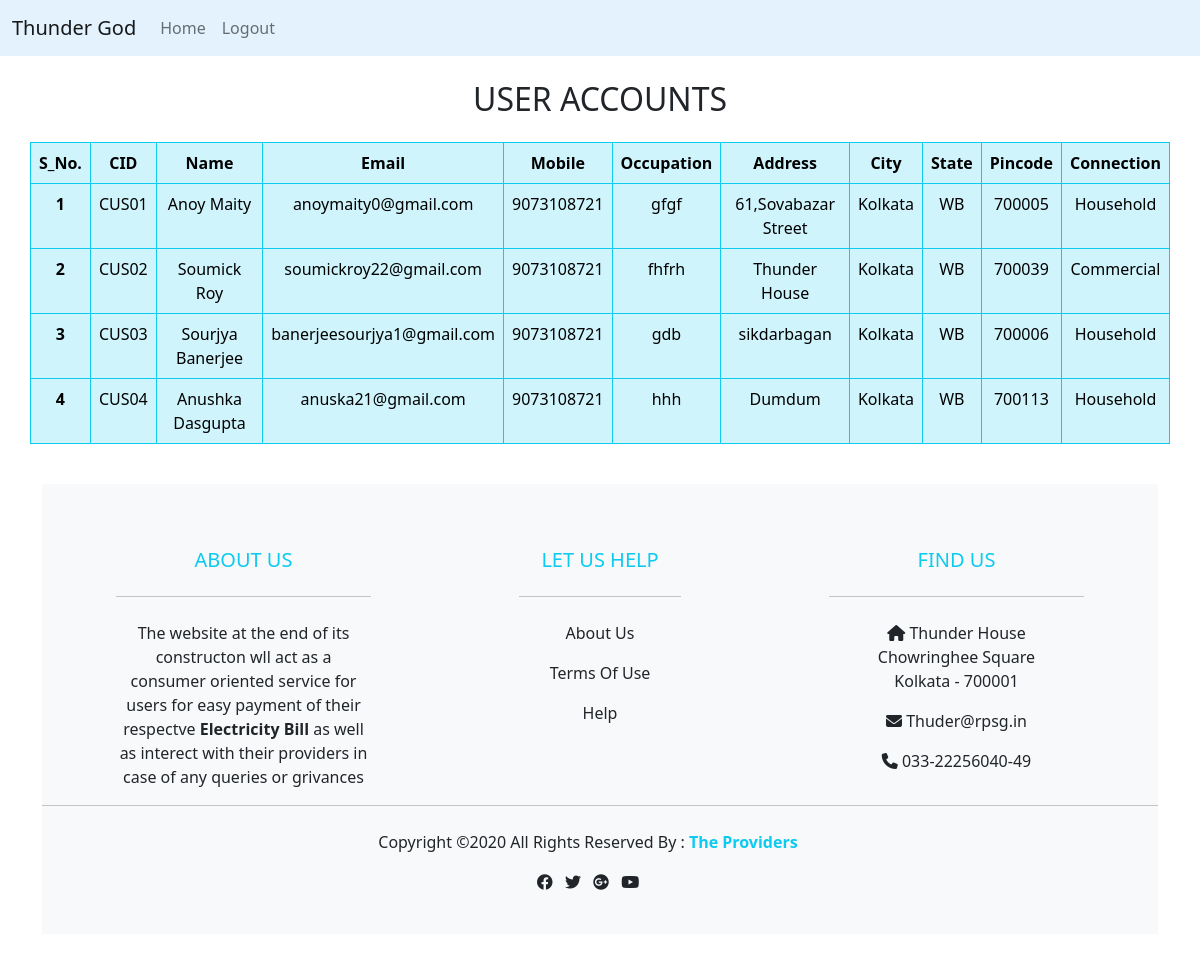
The page /admin/user.php (signed in) on the database its author committed.
### tables this page shows
CREATE TABLE `users` (
  `sno` int(100) NOT NULL,
  `cid` varchar(100) NOT NULL,
  `cname` varchar(100) NOT NULL,
  `email` varchar(100) NOT NULL,
  `phno` varchar(100) NOT NULL,
  `occupation` varchar(100) NOT NULL,
  `address` varchar(100) NOT NULL,
  `city` varchar(100) NOT NULL,
  `state` varchar(100) NOT NULL,
  `pincode` varchar(100) NOT NULL,
  `connection` varchar(100) NOT NULL,
  `password` varchar(255) NOT NULL,
  `datetime` timestamp(5) NOT NULL DEFAULT current_timestamp(5) ON UPDATE current_timestamp(5)
);

### admin/user.php (the view, shortened to what this page needs)
<?php
include '../Database/db.php';
?>
<!DOCTYPE html>
<html lang="en">
<head>
    <link href="https://cdn.jsdelivr.net/npm/bootstrap@5.2.0/dist/css/bootstrap.min.css" rel="stylesheet">
    <link rel="stylesheet" href="https://cdnjs.cloudflare.com/ajax/libs/font-awesome/6.1.2/css/all.min.css" />
</head>
<body>
<nav class="navbar navbar-expand-lg navbar-light" style="background-color: #e3f2fd;">
  <div class="container-fluid">
    <a class="navbar-brand" href="../index.php">Thunder God</a>
    <div class="collapse navbar-collapse" id="navbarNav">
      <ul class="navbar-nav">
        <li class="nav-item">
          <a class="nav-link" href="../index.php">Home</a>
        </li>
        <li class="nav-item">
          <a class="nav-link" href="logout.php">Logout</a>
        </li>
      </ul>
    </div>
  </div>
</nav>
    <div class="container my-4">
    <div class="text-center my-4">
    <h2>USER ACCOUNTS</h2>
    </div>
    <div class="row d-flex justify-content-center">
        <table class="table table-bordered table-info border-info">
      <thead>
        <tr class="text-center">
          <th scope="col">S_No.</th>
          <th scope="col">CID</th>
          <th scope="col">Name</th>
          <th scope="col">Email</th>
          <th scope="col">Mobile</th>
          <th scope="col">Occupation</th>
          <th scope="col">Address</th>
          <th scope="col">City</th>
          <th scope="col">State</th>
          <th scope="col">Pincode</th>
          <th scope="col">Connection</th>
        </tr>
      </thead>
      <?php
      $sql ="select * from `users`";
      $result = mysqli_query($con,$sql);
      if($result){
        $no=1;
        while($row= mysqli_fetch_assoc($result)){
            $cid= $row['cid'];
            $name= $row['cname'];
            $email= $row['email'];
            $mobile= $row['phno'];
            $occu= $row['occupation'];
            $address= $row['address'];
            $city= $row['city'];
            $state= $row['state'];
            $Pincode= $row['pincode'];
            $connection= $row['connection'];
            echo '<tr class="text-center">
            <th scope="row">'.$no.'</th>
            <td>'.$cid.'</td>
            <td>'.$name.'</td>
            <td>'.$email.'</td>
            <td>'.$mobile.'</td>
            <td>'.$occu.'</td>
            <td>'.$address.'</td>
            <td>'.$city.'</td>
            <td>'.$state.'</td>
            <td>'.$Pincode.'</td>
            <td>'.$connection.'</td>
        </tr>';
        $no ++;
        }
      }
      ?>
    </div>
    </div>
    <br>
    <footer class="bg-light text-dark pt-5 pb-4">
        <div class="container text-center text-md-left">
            <div class="row text-center text-md-left">
                <div class="col-md-3 col-lg-3 col-xl-3 mx-auto mt-3">
                    <h5 class="text-uppercase mb-4 font-weight-bold text-info">About Us</h5>
                    <hr class="mb-4">
                    <p>The website at the end of its constructon wll act as a consumer oriented service for users for easy payment of their respectve <strong>Electricity Bill</strong> as well as interect with their providers in case of any queries or grivances</p>
                </div>
                <div class="col-md-2 col-lg-2 col-xl-2 mx-auto mt-3">
                    <h5 class="text-uppercase mb-4 font-weight-bold text-info">Let Us Help</h5>
                    <hr class="mb-4">
                    <p>
                        <a href="#" class="text-dark" style="text-decoration:none">About Us</a>
                    </p>
                    <p>
                    <a href="#" class="text-dark" style="text-decoration:none">Terms Of Use</a>
                    </p>
                    <p>
                    <a href="#" class="text-dark" style="text-decoration:none">Help</a>
                    </p>
                </div>
                <div class="col-md-3 col-lg-3 col-xl-3 mx-auto mt-3">
                    <h5 class="text-uppercase mb-4 font-weight-bold text-info">Find Us</h5>
                    <hr class="mb-4">
                    <p>
                        <li class="fas fa-home mr-3"></li> Thunder House <br> Chowringhee Square <br> Kolkata - 700001
                    </p>
                    <p>
                    <li class="fas fa-envelope mr-3"></li> Thuder@rpsg.in
                    </p>
                    <p>
                    <li class="fas fa-phone mr-3"></li> 033-22256040-49
                    </p>
                </div>
                <hr  class="mb-4">
                <div class="row d-flex justify-content-center">
                    <div>
                        <p>
                            Copyright &copy;2020 All Rights Reserved By :
                            <a href="#" style="text-decoration:none;">
                                <strong class="text-info">The Providers</strong>
                            </a>
                        </p>
                    </div>
                </div>
                <div class="row d-flex justify-content-center">
                    <div class="text-center">
                        <ul class="list-unstyled list-inline">
                            <li class="list-inline-item">
                                <a href="#" class="text-dark"><i class="fab fa-facebook"></i></a>
                            </li>
                            <li class="list-inline-item">
                                <a href="#" class="text-dark"><i class="fab fa-twitter"></i></a>
                            </li>
                            <li class="list-inline-item">
                                <a href="#" class="text-dark"><i class="fab fa-google-plus"></i></a>
                            </li>
                            <li class="list-inline-item">
                                <a href="#" class="text-dark"><i class="fab fa-youtube"></i></a>
                            </li>
                        </ul>
                    </div>
                </div>
            </div>
        </div>
</footer>
</body>
</html>

### rows shown on the page
users: cid "CUS01", cname "Anoy Maity", email "anoymaity0@gmail.com", phno "9073108721", occupation "gfgf", address "61,Sovabazar Street", city "Kolkata", state "WB", pincode "700005", connection "Household"
users: cid "CUS02", cname "Soumick Roy", email "soumickroy22@gmail.com", phno "9073108721", occupation "fhfrh", address "Thunder House", city "Kolkata", state "WB", pincode "700039", connection "Commercial"
users: cid "CUS03", cname "Sourjya Banerjee", email "banerjeesourjya1@gmail.com", phno "9073108721", occupation "gdb", address "sikdarbagan", city "Kolkata", state "WB", pincode "700006", connection "Household"
users: cid "CUS04", cname "Anushka Dasgupta", email "anuska21@gmail.com", phno "9073108721", occupation "hhh", address "Dumdum", city "Kolkata", state "WB", pincode "700113", connection "Household"
